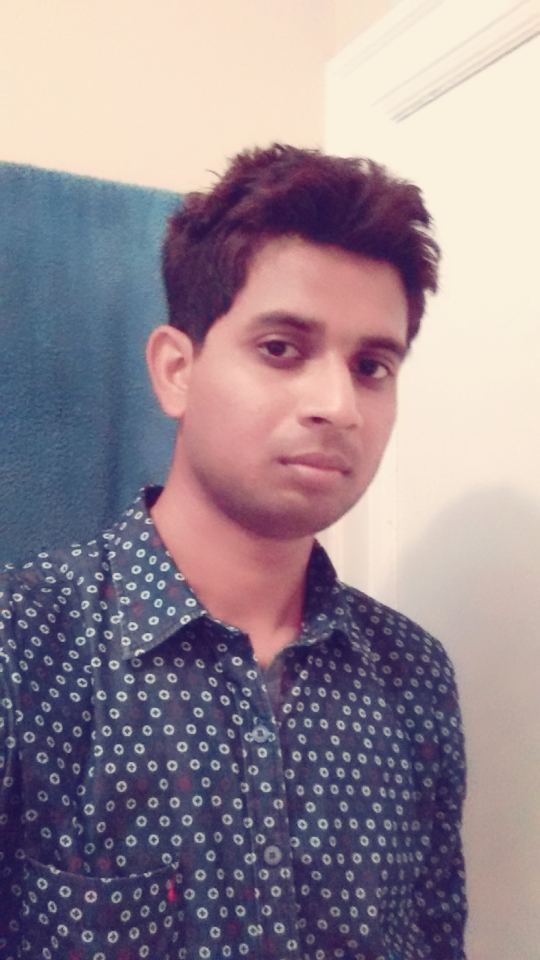
#> input picture trainCV/riaz.jpg, 1080 x 1920 px (shown at 1/2 size)
$ python imageOperations.py   (Python 2 division)
#> lines starting #> are read from the running program, lines starting #| are printed output that depends on the picture
#Create a thumbnail and other image opertions using PIL library
from PIL import Image
from matplotlib import pyplot as plt


pil_im = Image.open('riaz.jpg')
#> pil_im is the input picture: PIL image 1080x1920 RGB; mean R, G, B 149.8, 135, 144.8
print "Image Original Size : {0} ".format(pil_im.size)
#| Image Original Size : (1080, 1920)
plt.subplot(141)
plt.imshow(pil_im)

pil_im.thumbnail((480,640))
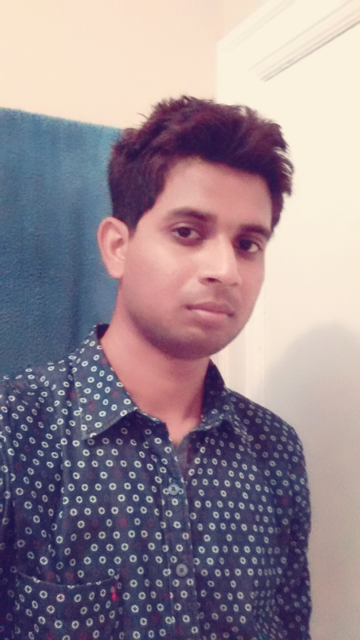
#> pil_im: PIL image 360x640 RGB; mean R, G, B 149.8, 135, 144.8
print "Image Thumbnail Size : {0} ".format(pil_im.size)
#| Image Thumbnail Size : (360, 640)
plt.subplot(142)
plt.imshow(pil_im)

#cropping
box = (50,50,200,400)
region = pil_im.crop(box)
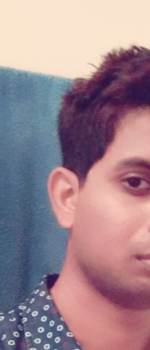
#> region: PIL image 150x350 RGB; mean R, G, B 158.4, 132.7, 142
region = region.transpose(Image.ROTATE_180)
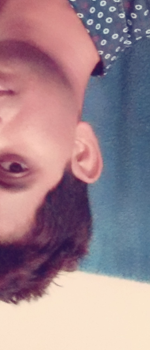
#> region: PIL image 150x350 RGB; mean R, G, B 158.4, 132.7, 142

pil_im.paste(region,box)
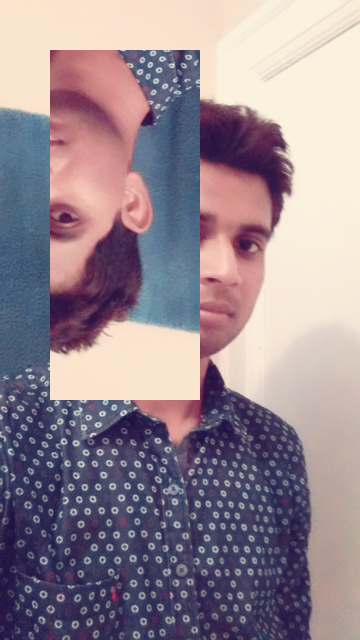
#> pil_im: PIL image 360x640 RGB; mean R, G, B 149.8, 135, 144.8

plt.subplot(143)
plt.imshow(pil_im)

pil_im = pil_im.rotate(45)
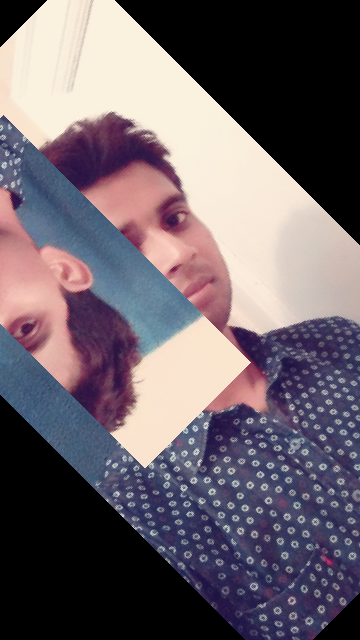
#> pil_im: PIL image 360x640 RGB; mean R, G, B 108.6, 98.4, 106.2
plt.subplot(144)
plt.imshow(pil_im)


plt.xticks([]),plt.yticks([])
plt.show()

$ run again, with trainCV/HoughCircles.jpg copied over trainCV/riaz.jpg
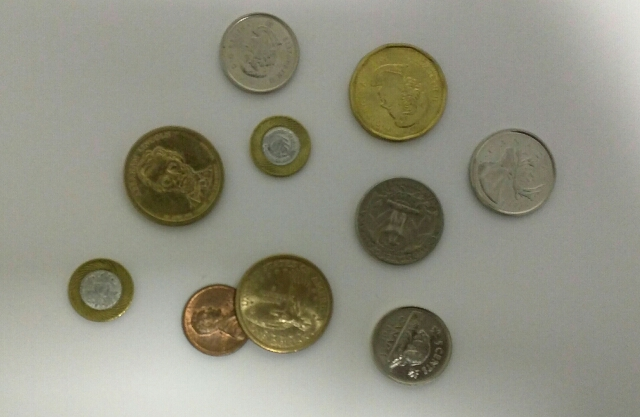
#> input picture trainCV/HoughCircles.jpg, 640 x 417 px
#> pil_im is the input picture: PIL image 640x417 RGB; mean R, G, B 145.8, 145.4, 130.6
#| Image Original Size : (640, 417)
#| Image Thumbnail Size : (480, 313)
#> `region = region.transpose(Image.ROTATE_180)`:
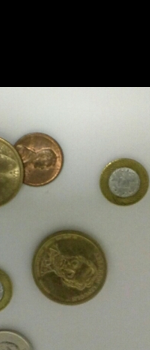
#> region: PIL image 150x350 RGB; mean R, G, B 112.2, 111.2, 97.8
#> `pil_im = pil_im.rotate(45)`:
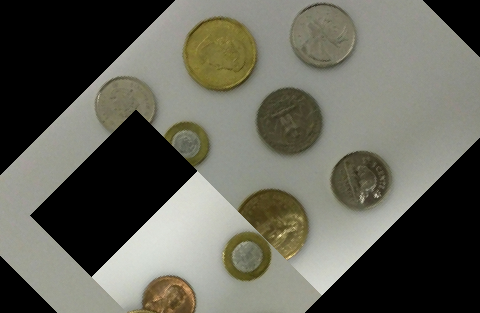
#> pil_im: PIL image 480x313 RGB; mean R, G, B 99.1, 98.8, 88.4

$ run again, with trainCV/book.jpg copied over trainCV/riaz.jpg
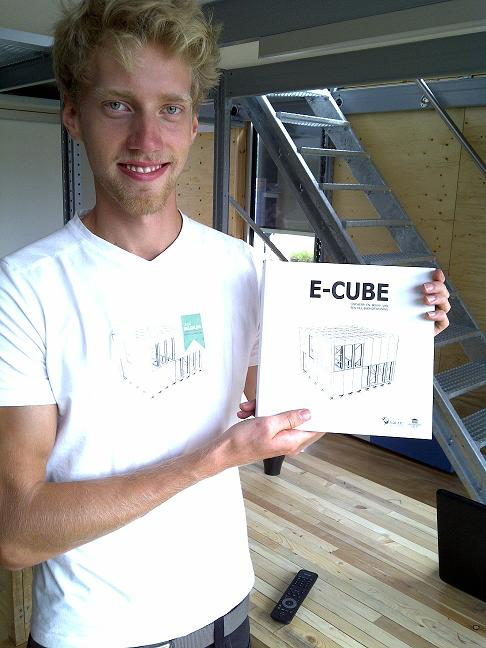
#> input picture trainCV/book.jpg, 486 x 648 px
#> pil_im is the input picture: PIL image 486x648 RGB; mean R, G, B 152.9, 150.3, 146
#| Image Original Size : (486, 648)
#| Image Thumbnail Size : (480, 640)
#> `region = region.transpose(Image.ROTATE_180)`:
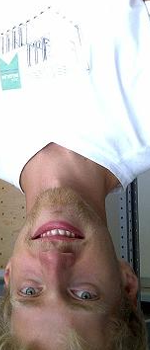
#> region: PIL image 150x350 RGB; mean R, G, B 177.8, 168, 164.2
#> `pil_im = pil_im.rotate(45)`:
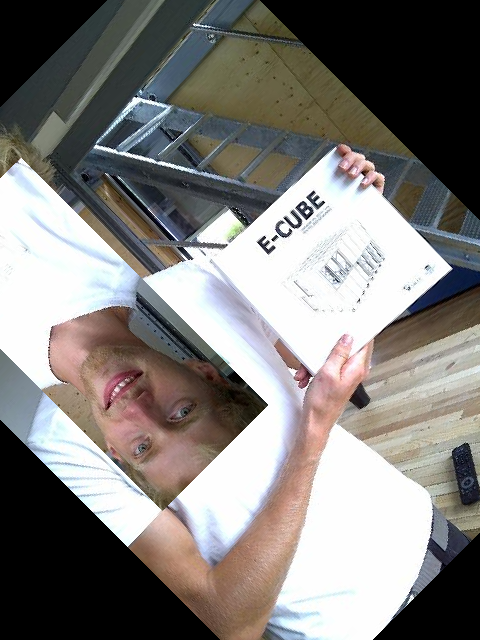
#> pil_im: PIL image 480x640 RGB; mean R, G, B 129.8, 126.8, 124
